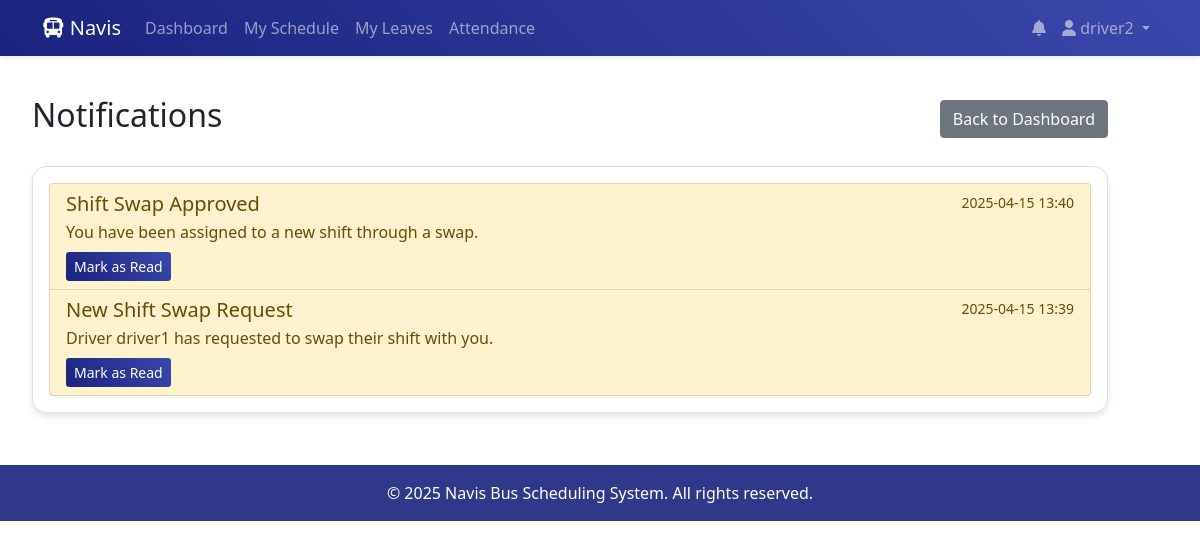
The page /notifications (signed in) on the database its author committed.
### app.py (models this page shows)
class Notification(db.Model):
    id = db.Column(db.Integer, primary_key=True)
    recipient_username = db.Column(db.String(150), db.ForeignKey('user.username'), nullable=False)
    title = db.Column(db.String(200), nullable=False)
    message = db.Column(db.Text, nullable=False)
    notification_type = db.Column(db.String(50), nullable=False)  # schedule_update, emergency, announcement
    priority = db.Column(db.String(20), default='normal')  # normal, high, urgent
    created_at = db.Column(db.DateTime, default=datetime.utcnow)
    read_at = db.Column(db.DateTime)
    is_read = db.Column(db.Boolean, default=False)

### app.py (the view)
@app.route('/notifications')
def notifications():
    if 'user_id' not in session:
        return redirect(url_for('login'))
    is_admin = session.get('is_admin', False)
    notifications = Notification.query.filter_by(
        recipient_username=session['username'],
        is_read=False
    ).order_by(Notification.created_at.desc()).all()
    return render_template('notifications.html', notifications=notifications, is_admin=is_admin)

### templates/notifications.html (shortened to what this page needs)
{% extends "base.html" %}
{% block content %}
<div class="container">
    <div class="d-flex justify-content-between align-items-center mb-4">
        <h2>Notifications</h2>
        <a href="{{ url_for('admin_dashboard' if is_admin else 'driver_dashboard') }}" class="btn btn-secondary">Back to Dashboard</a>
    </div>
    <div class="card">
        <div class="card-body">
            {% if notifications %}
                <div class="list-group">
                    {% for notification in notifications %}
                        <div class="list-group-item {% if not notification.read %}list-group-item-warning{% endif %}">
                            <div class="d-flex w-100 justify-content-between">
                                <h5 class="mb-1">{{ notification.title }}</h5>
                                <small>{{ notification.created_at.strftime('%Y-%m-%d %H:%M') }}</small>
                            </div>
                            <p class="mb-1">{{ notification.message }}</p>
                            {% if not notification.read %}
                                <form action="{{ url_for('mark_notification_read', notification_id=notification.id) }}" method="post" class="mt-2">
                                    <button type="submit" class="btn btn-sm btn-primary">Mark as Read</button>
                                </form>
                            {% endif %}
                        </div>
                    {% endfor %}
                </div>
            {% else %}
                <div class="alert alert-info mb-0">No notifications found.</div>
            {% endif %}
        </div>
    </div>
</div>
{% endblock %}

### rows shown on the page
Notification: title "Shift Swap Approved", created_at "2025-04-15 13:40", message "You have been assigned to a new shift through a swap."
Notification: title "New Shift Swap Request", created_at "2025-04-15 13:39", message "Driver driver1 has requested to swap their shift with you."

### other values the page prints
{{ session.username }} "driver2"
